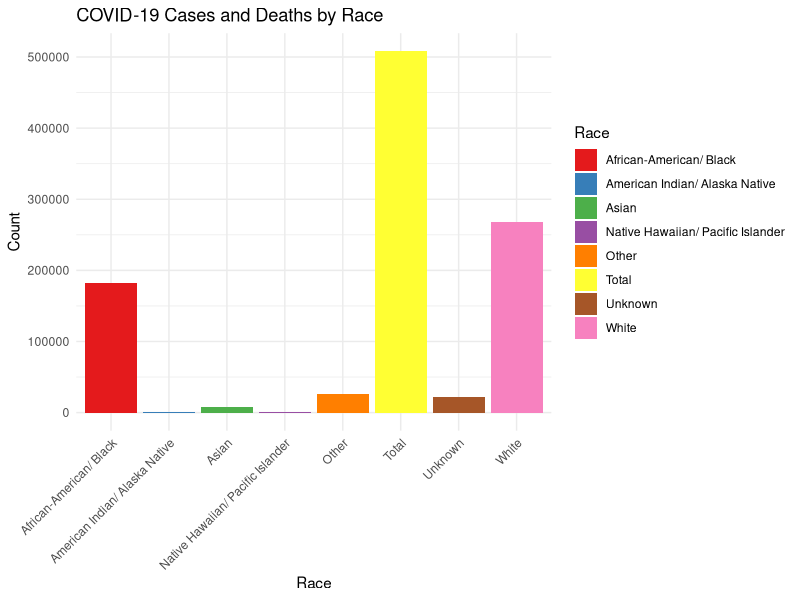
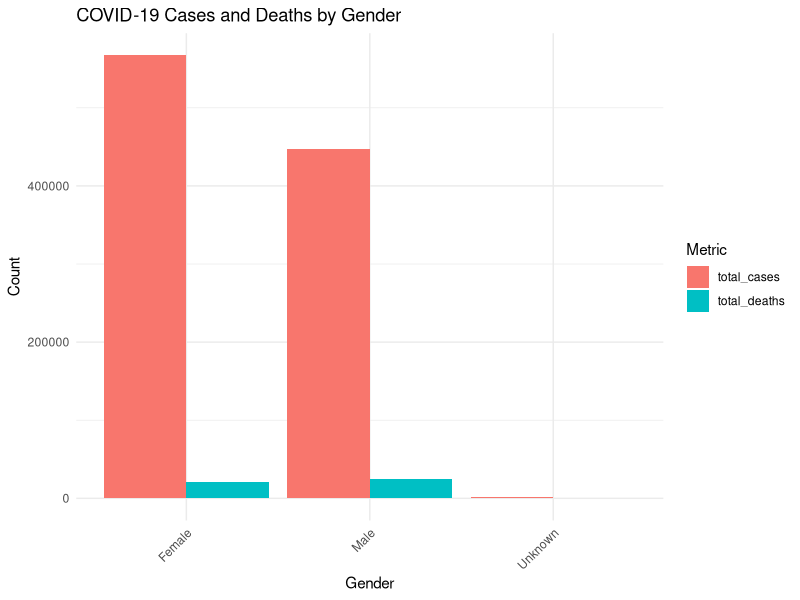

Reproduce these figures in R, in order.
###Name=Iti Rohilla####Date-6Nov2023###Class-ALY6010:Probability Theory and Introductory Statistics####Assignment-1######################
#install.packages("pacman")
cat("\014") # clears console
rm(list = ls()) # clears global environment try(dev.off(dev.list()["RStudioGD"]), silent = TRUE) # clears plots
try(p_unload(p_loaded(), character.only = TRUE), silent = TRUE) # clears packages
options(scipen = 100) # disables scientific notation for entire R session

data <- read.csv("comorbidities (any).csv")

#install.packages("dplyr")
library(dplyr)

group_data <- data %>%
  group_by(ethnicity) %>%
  mutate(sum=sum(deaths)) %>%
  arrange(desc(cases)) %>%
  rename(total_cases = cases)

data$cases <- as.integer(data$cases)
data$deaths <- as.integer(data$deaths)
data$comorbidity <- as.factor(data$comorbidity)
data$sex <- as.factor(data$sex)
data$ethnicity <- as.factor(data$ethnicity)
data$race <- as.factor(data$race)
 

#install.packages("stringr")
library(stringr)
data_filtered <- data %>%
  filter(str_detect(race, "American")) %>%
  rename(diseases=comorbidity)
 

total_cases <- sum(data$cases)
total_deaths <- sum(data$deaths)

race_frequencycounts <-  table(data$race)

Blacks_deaths <- sum(data$deaths[data$race=="African-American/ Black"])
proportion=Blacks_deaths/total_deaths


library(dplyr)
african_american_data <- data %>%
  filter(race == "African-American/ Black")

mean_cases <- mean(african_american_data$cases)
sd_cases <- sd(african_american_data$cases)

mean_deaths <- mean(african_american_data$deaths)
sd_deaths <- sd(african_american_data$deaths)

cross_table <- table(data$race, data$deaths > 0)
chi_squared_test <- chisq.test(cross_table)

library(dplyr)
library(ggplot2)


summary_table <- data %>%
  group_by(race) %>%
  summarise(total_cases = sum(cases), total_deaths = sum(deaths))

ggplot(summary_table, aes(x = race, y = total_cases, fill = race)) +
  geom_bar(stat = "identity", position = "dodge") +
  labs(title = "COVID-19 Cases and Deaths by Race",
       x = "Race", y = "Count") +
  scale_fill_brewer(palette = "Set1") +  # Specify the color palette
  theme_minimal() +
  theme(axis.text.x = element_text(angle = 45, hjust = 1)) +
  guides(fill = guide_legend(title = "Race"))

#write.csv(summary_table, file = "/Users/itirohilla/Documents/Courses/Quarter1/ALY6010-ProbabilityAndStatistics/Assignment/Week1/Rohilla_Project1.csv", row.names = FALSE)

#write.csv(combined_data, file = "/Users/itirohilla/Documents/Courses/Quarter1/ALY6010-ProbabilityAndStatistics/Assignment/Week1/Rohilla_Project1.csv", row.names = FALSE)

library(ggplot2)
#install.packages(tidyr)
library(tidyr)  # Load the tidyr package

total_counts <- data %>%
  group_by(sex) %>%
  summarize(total_cases = sum(cases), total_deaths = sum(deaths))

combined_data <- total_counts %>%
  pivot_longer(cols = c(total_cases, total_deaths), names_to = "Metric", values_to = "Value")


ggplot(combined_data, aes(x = sex, y = Value, fill = Metric)) +
  geom_bar(stat = "identity", position = "dodge") +
  labs(title = "COVID-19 Cases and Deaths by Gender",
       x = "Gender",
       y = "Count") +
  theme_minimal() +
  theme(axis.text.x = element_text(angle = 45, hjust = 1)) +
  guides(fill = guide_legend(title = "Metric"))












